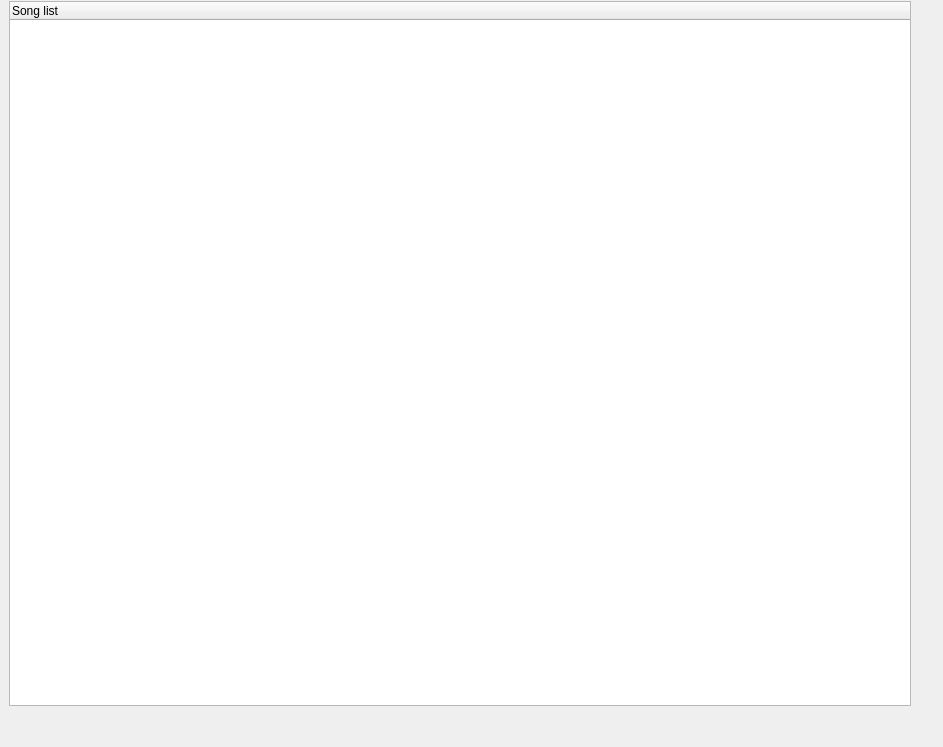
<?xml version="1.0" encoding="UTF-8"?>
<ui version="4.0">
 <class>PlaylistEditor_UI</class>
 <widget class="QDialog" name="PlaylistEditor_UI">
  <property name="geometry">
   <rect>
    <x>0</x>
    <y>0</y>
    <width>943</width>
    <height>747</height>
   </rect>
  </property>
  <property name="windowTitle">
   <string>PlayList Browser</string>
  </property>
  <layout class="QVBoxLayout" name="overallLayout">
   <property name="spacing">
    <number>0</number>
   </property>
   <property name="leftMargin">
    <number>0</number>
   </property>
   <property name="topMargin">
    <number>0</number>
   </property>
   <property name="rightMargin">
    <number>0</number>
   </property>
   <property name="bottomMargin">
    <number>0</number>
   </property>
   <item>
    <widget class="QWidget" name="menuBarWidget" native="true"/>
   </item>
   <item>
    <layout class="QVBoxLayout" name="verticalLayout_2">
     <property name="spacing">
      <number>2</number>
     </property>
     <property name="leftMargin">
      <number>9</number>
     </property>
     <property name="topMargin">
      <number>1</number>
     </property>
     <property name="rightMargin">
      <number>0</number>
     </property>
     <property name="bottomMargin">
      <number>7</number>
     </property>
     <item>
      <layout class="QHBoxLayout" name="horizontalLayout">
       <item>
        <widget class="QTreeWidget" name="m_pPlaylistTree">
         <property name="minimumSize">
          <size>
           <width>0</width>
           <height>271</height>
          </size>
         </property>
         <property name="acceptDrops">
          <bool>false</bool>
         </property>
         <property name="verticalScrollBarPolicy">
          <enum>Qt::ScrollBarAsNeeded</enum>
         </property>
         <property name="horizontalScrollBarPolicy">
          <enum>Qt::ScrollBarAsNeeded</enum>
         </property>
         <property name="tabKeyNavigation">
          <bool>true</bool>
         </property>
         <property name="showDropIndicator" stdset="0">
          <bool>true</bool>
         </property>
         <property name="dragEnabled">
          <bool>true</bool>
         </property>
         <property name="dragDropOverwriteMode">
          <bool>false</bool>
         </property>
         <property name="dragDropMode">
          <enum>QAbstractItemView::InternalMove</enum>
         </property>
         <property name="defaultDropAction">
          <enum>Qt::CopyAction</enum>
         </property>
         <property name="alternatingRowColors">
          <bool>true</bool>
         </property>
         <property name="rootIsDecorated">
          <bool>true</bool>
         </property>
         <property name="uniformRowHeights">
          <bool>true</bool>
         </property>
         <property name="itemsExpandable">
          <bool>false</bool>
         </property>
         <property name="sortingEnabled">
          <bool>false</bool>
         </property>
         <property name="move" stdset="0">
          <stringlist/>
         </property>
         <column>
          <property name="text">
           <string>Song list</string>
          </property>
         </column>
        </widget>
       </item>
       <item>
        <widget class="QWidget" name="sideBarWidget" native="true">
         <property name="sizePolicy">
          <sizepolicy hsizetype="Fixed" vsizetype="Preferred">
           <horstretch>0</horstretch>
           <verstretch>0</verstretch>
          </sizepolicy>
         </property>
         <property name="minimumSize">
          <size>
           <width>30</width>
           <height>0</height>
          </size>
         </property>
        </widget>
       </item>
      </layout>
     </item>
     <item>
      <widget class="QWidget" name="controlWidget" native="true">
       <property name="sizePolicy">
        <sizepolicy hsizetype="Preferred" vsizetype="Fixed">
         <horstretch>0</horstretch>
         <verstretch>0</verstretch>
        </sizepolicy>
       </property>
       <property name="minimumSize">
        <size>
         <width>119</width>
         <height>32</height>
        </size>
       </property>
      </widget>
     </item>
    </layout>
   </item>
  </layout>
 </widget>
 <resources/>
 <connections/>
</ui>
